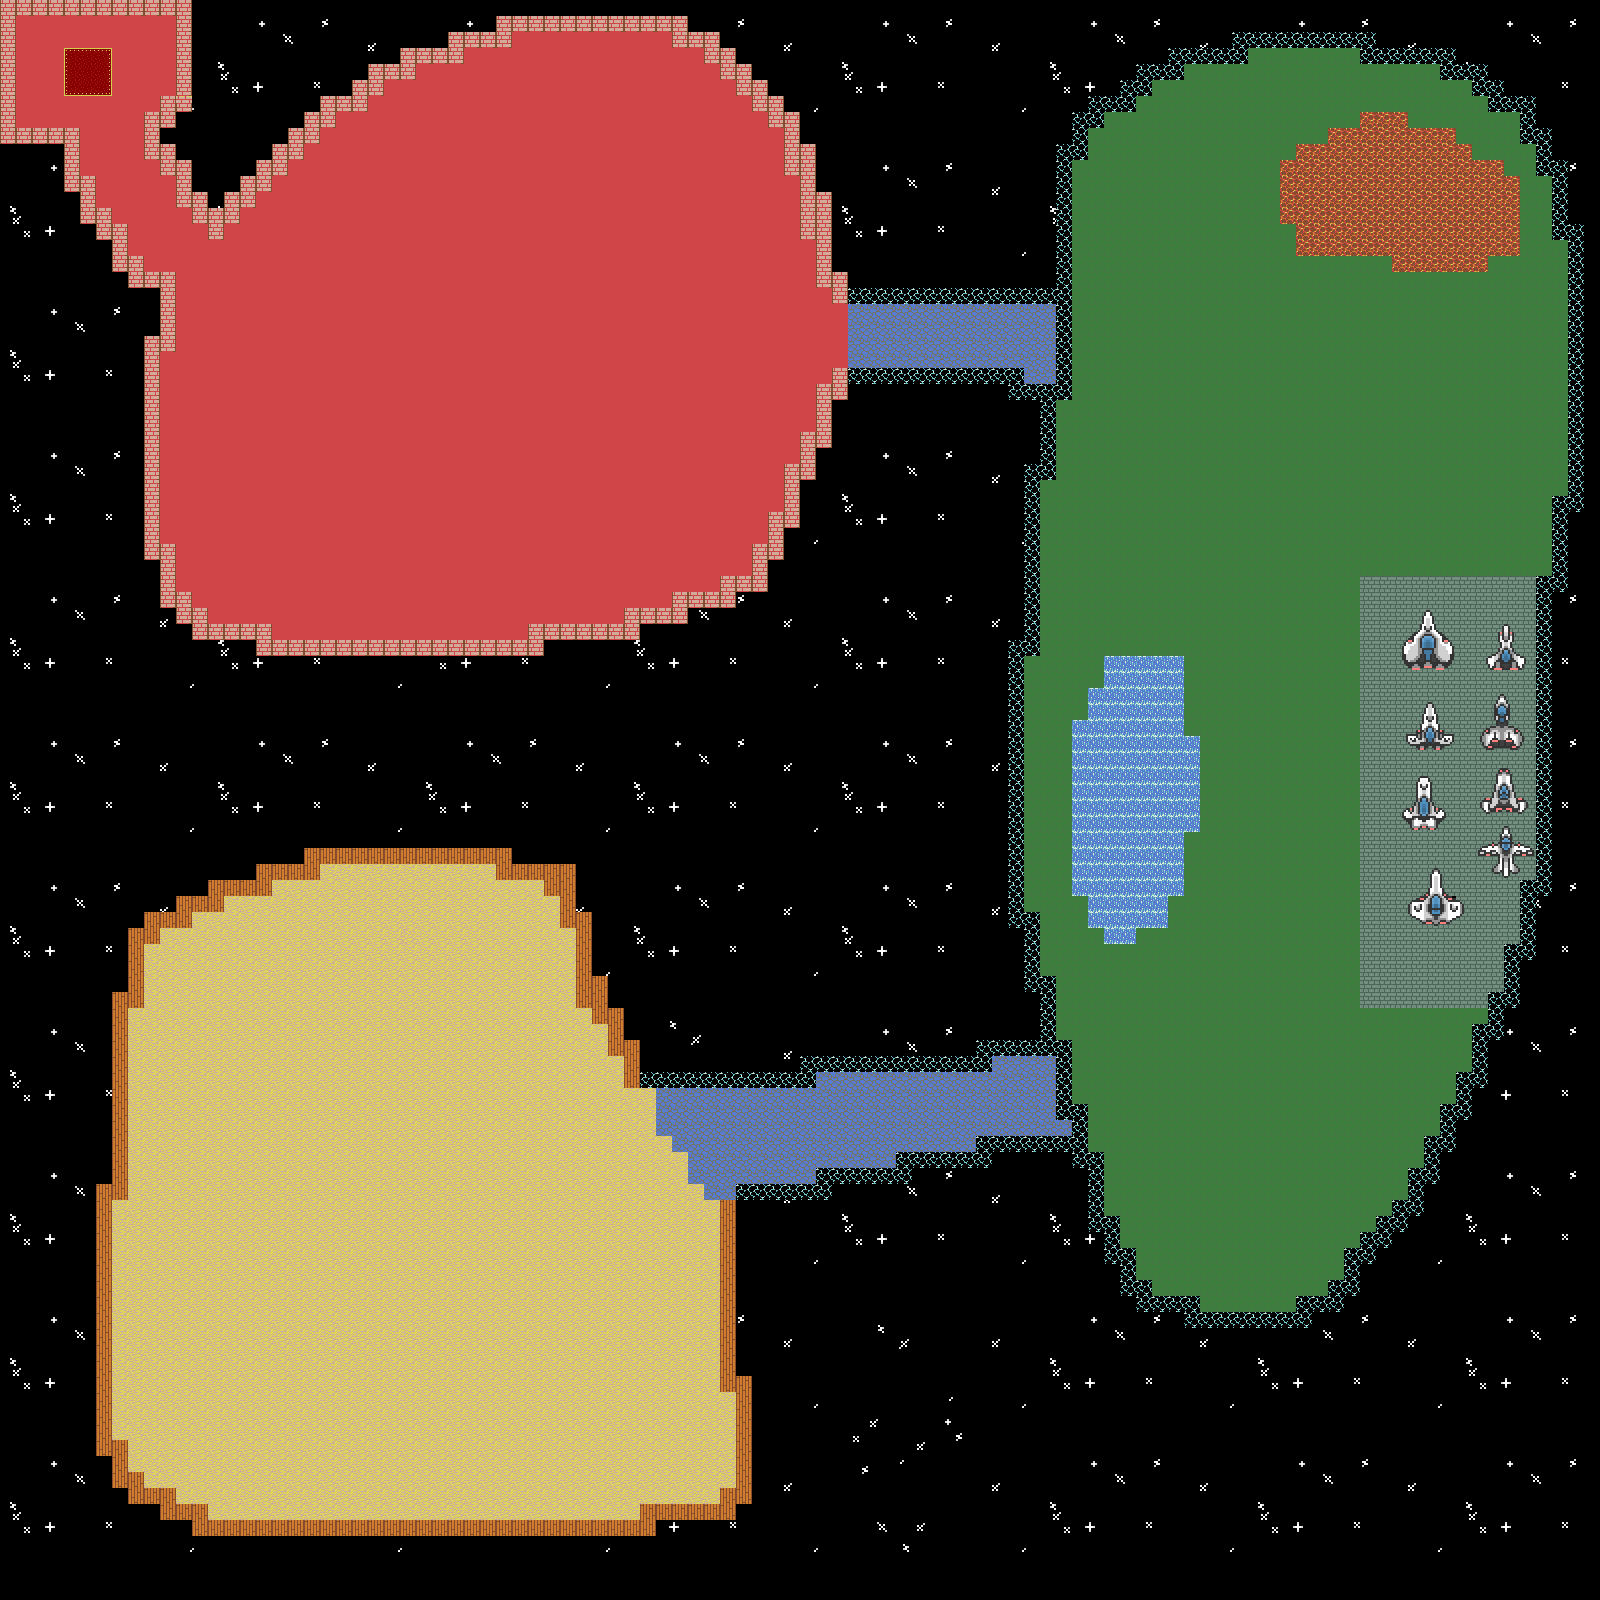

Rendered tile map (Tiled .tmx) drawn with the repository's tilesets; below, a short description and the map source with its tile grids summarised:
An orthogonal 100x100 tile map with 16x16 px tiles, 2 tile layers (Tile Layer 1, Tile Layer 2), 7 tilesets.

<map version="1.0" orientation="orthogonal" renderorder="right-down" width="100" height="100" tilewidth="16" tileheight="16" nextobjectid="1">
 <tileset firstgid="1" name="1" tilewidth="16" tileheight="16" tilecount="120">
  <image source="basictiles.png" width="128" height="240" />
  <tile id="5">
   <properties>
    <property name="blocked" value="true" />
   </properties>
  </tile>
  <tile id="7">
   <properties>
    <property name="blocked" value="true" />
   </properties>
  </tile>
 </tileset>
 <tileset firstgid="121" name="2" tilewidth="16" tileheight="16" tilecount="1200">
  <image source="SelectionScreen.png" width="640" height="480" />
 </tileset>
 <tileset firstgid="1321" name="3" tilewidth="16" tileheight="16" tilecount="240">
  <image source="valgrind_tiles.gif" width="256" height="240" />
 </tileset>
 <tileset firstgid="1561" name="4" tilewidth="16" tileheight="16" tilecount="96">
  <image source="things.png" width="192" height="128" />
 </tileset>
 <tileset firstgid="1657" name="5" tilewidth="16" tileheight="16" tilecount="96">
  <image source="Corrupted1.png" width="196" height="128" />
 </tileset>
 <tileset firstgid="1753" name="6" tilewidth="16" tileheight="16" tilecount="164">
  <image source="ships.png" width="660" height="64" />
 </tileset>
 <tileset firstgid="1917" name="7" tilewidth="16" tileheight="16" tilecount="110">
  <image source="open_tileset.png" width="160" height="180" />
 </tileset>
 <layer name="Tile Layer 1" width="100" height="100">
  <data>[10000 cells, 10000 non-empty, 263 distinct tile ids]</data>
 </layer>
 <layer name="Tile Layer 2" width="100" height="100">
  <data>[10000 cells, 446 non-empty, 140 distinct tile ids]</data>
 </layer>
</map>
